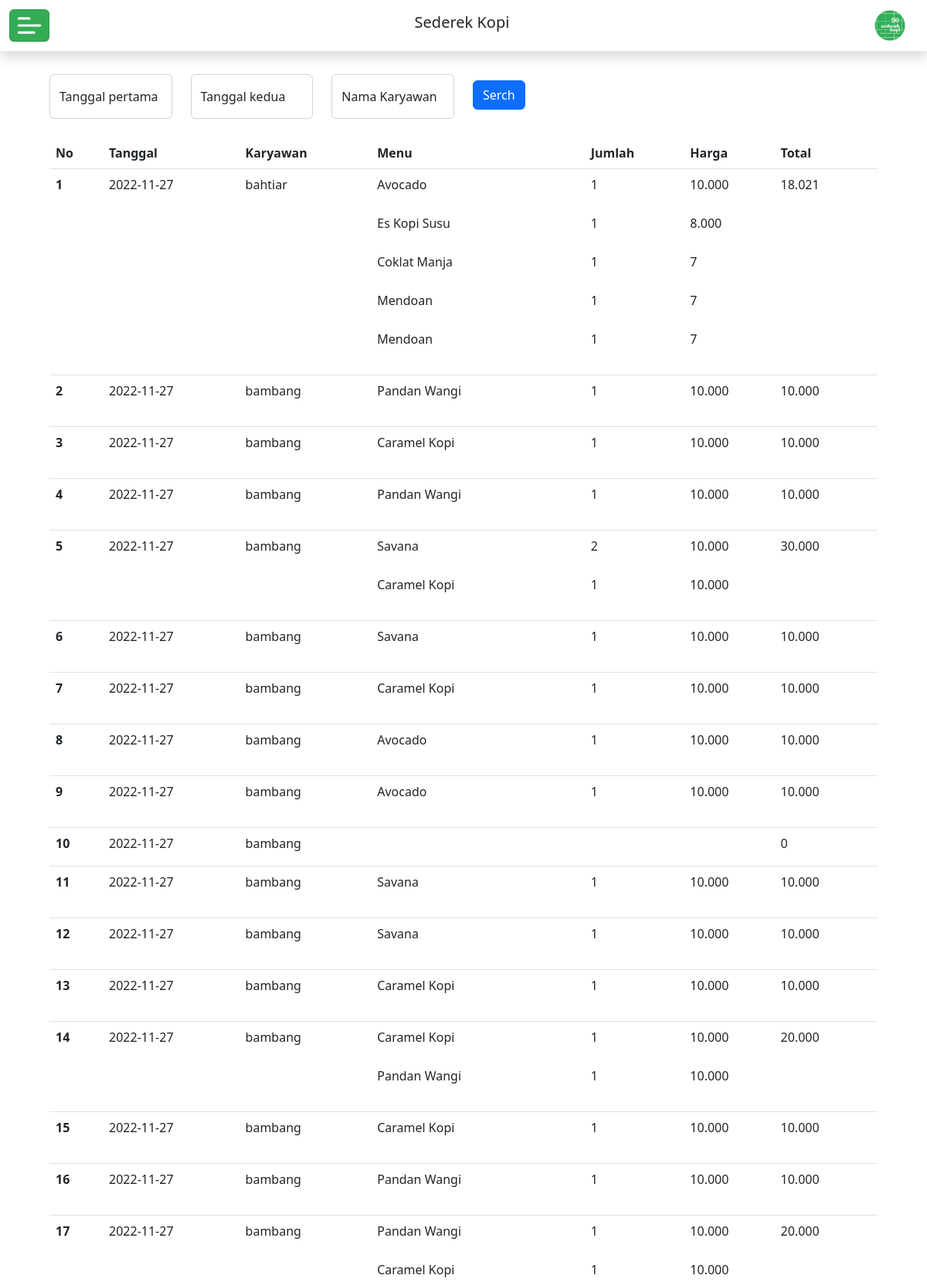
The app's page /karyawan/laporan/laporan_penjualan.php (upper part) with its own data.
### tables this page shows
CREATE TABLE `transaksi` (
  `id_transaksi` int(11) NOT NULL,
  `id_karyawan` int(11) NOT NULL,
  `nama_pelanggan` varchar(20) NOT NULL,
  `date` date NOT NULL,
  `total_bayar` int(11) NOT NULL,
  `status` varchar(8) NOT NULL
);

CREATE TABLE `karyawan` (
  `id_karyawan` int(11) NOT NULL,
  `nama_karyawan` varchar(30) NOT NULL,
  `jabatan` varchar(10) NOT NULL,
  `alamat` varchar(40) NOT NULL,
  `username` varchar(30) NOT NULL,
  `passwords` varchar(40) NOT NULL,
  `my_key` varchar(40) NOT NULL
);

CREATE TABLE `detail_transaksi` (
  `id_detail` int(11) NOT NULL,
  `id_menu` int(11) NOT NULL,
  `id_transaksi` int(11) NOT NULL,
  `jumlah` int(11) NOT NULL,
  `harga` int(11) NOT NULL
);

CREATE TABLE `menu` (
  `id_menu` int(11) NOT NULL,
  `nama_menu` varchar(50) NOT NULL,
  `id_ketegori` int(11) NOT NULL,
  `stok` int(11) NOT NULL,
  `harga` int(11) NOT NULL
);

### karyawan/laporan/laporan_penjualan.php (the view, shortened to what this page needs)
<?php
    require'../../koneksi/conn.php';
    if (!empty($first) AND !empty($second) and !empty($nama_pega)) {
        $result = mysqli_query($koneksi,"SELECT * FROM `transaksi` left join karyawan on karyawan.id_karyawan = transaksi.id_karyawan where karyawan.nama_karyawan = '$nama_pega' and status = 'selesai' AND date BETWEEN '$first' AND '$second'  ORDER BY `transaksi`.`id_transaksi` DESC;;");
    }else if (!empty($first) AND !empty($second)) {
        $result = mysqli_query($koneksi,"SELECT * FROM `transaksi` left join karyawan on karyawan.id_karyawan = transaksi.id_karyawan where status = 'selesai' AND date BETWEEN '$first' AND '$second'  ORDER BY `transaksi`.`id_transaksi` DESC;;");
    }else if (!empty($first) && !empty($nama_pega)) {
        $result = mysqli_query($koneksi,"SELECT * FROM `transaksi` left join karyawan on karyawan.id_karyawan = transaksi.id_karyawan where status = 'selesai' and date = '$first' and karyawan.nama_karyawan = '$nama_pega'  ORDER BY `transaksi`.`id_transaksi` DESC;");
    }else if (!empty($second)&& !empty($nama_pega)) {
        $result = mysqli_query($koneksi,"SELECT * FROM `transaksi` left join karyawan on karyawan.id_karyawan = transaksi.id_karyawan where status = 'selesai' and date = '$second'  and karyawan.nama_karyawan = '$nama_pega' ORDER BY `transaksi`.`id_transaksi` DESC;");
    }else if (!empty($first)) {
        $result = mysqli_query($koneksi,"SELECT * FROM `transaksi` left join karyawan on karyawan.id_karyawan = transaksi.id_karyawan where status = 'selesai' and date = '$first'  ORDER BY `transaksi`.`id_transaksi` DESC;");
    }else if (!empty($second)) {
        $result = mysqli_query($koneksi,"SELECT * FROM `transaksi` left join karyawan on karyawan.id_karyawan = transaksi.id_karyawan where status = 'selesai' and date = '$second'  ORDER BY `transaksi`.`id_transaksi` DESC;");
    }else if (!empty($nama_pega)) {
        $result = mysqli_query($koneksi,"SELECT * FROM `transaksi` left join karyawan on karyawan.id_karyawan = transaksi.id_karyawan where status = 'selesai' and karyawan.nama_karyawan = '$nama_pega'  ORDER BY `transaksi`.`id_transaksi` DESC;");
    }else {
        $result = mysqli_query($koneksi,"SELECT * FROM `transaksi` left join karyawan on karyawan.id_karyawan = transaksi.id_karyawan where status = 'selesai'  ORDER BY `transaksi`.`id_transaksi` DESC;");
    }
?>
<!doctype html>
<html lang="en">
<head>
    <link rel="stylesheet" href="../cssadmin.css">
    <link rel="stylesheet" href="https://cdn.jsdelivr.net/npm/vanillajs-datepicker@1.1.4/dist/css/datepicker.min.css" />
    <link href="https://cdn.jsdelivr.net/npm/bootstrap@5.2.0/dist/css/bootstrap.min.css" rel="stylesheet"
>
</head>
<body>
    <div>
        <nav class="navbar  fixed-top shadow mb-5  nav noPrint">
            <div class="container-fluid">
                <button class="navbar-toggler " type="button" data-bs-toggle="offcanvas"
                    data-bs-target="#offcanvasNavbar" aria-controls="offcanvasNavbar">
                    <span class="iconburger"><img src="../gambar/menu3.png"  alt=""></span>
                </button>
                <h5 class="" id="offcanvasNavbarLabel">Sederek Kopi</h5>
                <div class="navbar-brand">
                <img  src="../gambar/logo_Sk.PNG" alt="">
                </div>
            </div>
        </nav>
        <div class="row mt-5 px-3 pt-4 " style="margin:0; min-height : 100vh;">
            <div class="col mt-4 px-sm-5 px-0 mx-sm-auto  tablewidth" >
                <form action="#" method="POST"  class="noPrint">
                    <div class="row ">
                   <div class="col-12 col-md-2">
                       <div class="form-floating">
                           <input type="text" autocomplete="off" name="datefirst" class="datepicker_input form-control border-2" id="datepicker1"  placeholder="DD/MM/YYYY" />
                           <label for="datepicker1">Tanggal pertama</label>
                        </div>
                    </div>
                    <div class="col-12 col-md-2">
                    <div class="form-floating  ">
                    <input type="text"  autocomplete="off" name="datesecond" class="datepicker_input form-control border-2" id="datepicker1"  placeholder="DD/MM/YYYY" />
                    <label for="datepicker1">Tanggal kedua</label>
                    </div>
                    </div>
                     <div class="col-12 col-md-2 ">
                        <div class="form-floating mb-4 ">
                            <input type="text"  autocomplete="off"  name="nama_pegawai"  class=" form-control border-2" id="datepicker1"  placeholder="DD/MM/YYYY" />
                            <label for="datepicker1">Nama Karyawan</label>
                        </div>
                    </div>
                    <div class="col-12 col-md-2 mx-md-0 mx-auto">
                            <button type="submit" name="submit" class="btn btn-primary my-2">Serch</button>
                    </div>
                </div>
                </form>
<div style="  width: 100%;" class="tables">
  <table class="table" id="myTable" style=" size: 1px;">
                    <thead>
                        <tr>
                            <th scope="col">No</th>
                            <th scope="col">Tanggal</th>
                            <th scope="col">Karyawan</th>
                            <th scope="col">Menu</th>
                            <th scope="col">Jumlah</th>
                            <th scope="col">Harga</th>
                            <th scope="col">Total</th>
                        </tr>
                    </thead>
                    <tbody>
                        <?php
                       $counter = 1;
                       while($row = mysqli_fetch_array($result)){ ?>
                        <tr>
                            <th scope="row"><?= $counter  ?></th>
                            <td><?= $row['date'] ?></td>
                            <td><?= $row['nama_karyawan'] ?></td>
                            <td>
                                <table >
                                    <?php
                            $where = $row['id_transaksi'] ;
                            $resultmenu = mysqli_query($koneksi,"SELECT * FROM `menu` LEFT join detail_transaksi on detail_transaksi.id_menu=menu.id_menu where detail_transaksi.id_transaksi = $where;");
                            while($rowmenu = mysqli_fetch_array($resultmenu)){ ?>
                                    <tr>
                                        <td>
                                            <?= $rowmenu['nama_menu'] ?>
                                        </td>
                                    </tr>
                                    <?php } ?>
                                </table>
                            </td>
                            <td>
                                <table >
                                    <?php
                          $where = $row['id_transaksi'] ;
                          $resultmenu = mysqli_query($koneksi,"SELECT * FROM `menu` LEFT join detail_transaksi on detail_transaksi.id_menu=menu.id_menu where detail_transaksi.id_transaksi = $where;");
                          while($rowmenu = mysqli_fetch_array($resultmenu)){ ?>
                                    <tr>
                                        <td>
                                            <?= $rowmenu['jumlah'] ?>
                                        </td>
                                    </tr>
                                    <?php } ?>
                                </table>
                            </td>
                            <td>
                                <table style="">
                                    <?php
                          $where = $row['id_transaksi'] ;
                          $resultmenu = mysqli_query($koneksi,"SELECT * FROM `menu` LEFT join detail_transaksi on detail_transaksi.id_menu=menu.id_menu where detail_transaksi.id_transaksi = $where;");
                          while($rowmenu = mysqli_fetch_array($resultmenu)){ ?>
                                    <tr>
                                        <td>
                                            <?= number_format($rowmenu['harga']      , 0, '', '.') ?>
                                        </td>
                                    </tr>
                                    <?php } ?>
                                </table>
                            </td>
                            <td> <?= number_format($row['total_bayar']    , 0, '', '.') ; ?></td>
                        </tr>
                        <?php
                    $counter++;
                } ?>
                    </tbody>
                </table>
</div>
            </div>
        </div>
</body>
</html>

### karyawan/cssadmin.css (style rules this page uses)
* { padding: 0px; margin: 0px; }
body { max-height: 100vh; height: 100%; margin: 0; }
td { height: 50px; vertical-align: middle; }
tbody td { margin: auto; }
td { text-align: left; vertical-align: top; }
* { scrollbar-width: none; scrollbar-color: #000000 #a77b7b; }

### karyawan/laporan/laporan_penjualan.php (style rules this page uses)
.nav { background-color: white; }
.container-fluid img { width: 40px; }
.navbar-toggler { background-color: #34ac54; }
.navbar-toggler { padding: 0px 5px 0px 5px; }
.tablewidth { display: block; width: 65%; }
.tables { font-size: medium; }

### records on screen
transaksi: date "2022-11-27", id_karyawan.nama_karyawan "bahtiar", total_bayar "18.021"
detail_transaksi: id_menu.nama_menu "Avocado", jumlah "1", harga "10.000"
detail_transaksi: id_menu.nama_menu "Es Kopi Susu", jumlah "1", harga "8.000"
detail_transaksi: id_menu.nama_menu "Coklat Manja", jumlah "1", harga "7"
detail_transaksi: id_menu.nama_menu "Mendoan", jumlah "1", harga "7"
detail_transaksi: id_menu.nama_menu "Mendoan", jumlah "1", harga "7"
transaksi: date "2022-11-27", id_karyawan.nama_karyawan "bambang", total_bayar "10.000"
detail_transaksi: id_menu.nama_menu "Pandan Wangi", jumlah "1", harga "10.000"
transaksi: date "2022-11-27", id_karyawan.nama_karyawan "bambang", total_bayar "10.000"
detail_transaksi: id_menu.nama_menu "Caramel Kopi", jumlah "1", harga "10.000"
transaksi: date "2022-11-27", id_karyawan.nama_karyawan "bambang", total_bayar "10.000"
detail_transaksi: id_menu.nama_menu "Pandan Wangi", jumlah "1", harga "10.000"
transaksi: date "2022-11-27", id_karyawan.nama_karyawan "bambang", total_bayar "30.000"
detail_transaksi: id_menu.nama_menu "Savana", jumlah "2", harga "10.000"
detail_transaksi: id_menu.nama_menu "Caramel Kopi", jumlah "1", harga "10.000"
transaksi: date "2022-11-27", id_karyawan.nama_karyawan "bambang", total_bayar "10.000"
detail_transaksi: id_menu.nama_menu "Savana", jumlah "1", harga "10.000"
transaksi: date "2022-11-27", id_karyawan.nama_karyawan "bambang", total_bayar "10.000"
detail_transaksi: id_menu.nama_menu "Caramel Kopi", jumlah "1", harga "10.000"
transaksi: date "2022-11-27", id_karyawan.nama_karyawan "bambang", total_bayar "10.000"
detail_transaksi: id_menu.nama_menu "Avocado", jumlah "1", harga "10.000"
transaksi: date "2022-11-27", id_karyawan.nama_karyawan "bambang", total_bayar "10.000"
detail_transaksi: id_menu.nama_menu "Avocado", jumlah "1", harga "10.000"
transaksi: date "2022-11-27", id_karyawan.nama_karyawan "bambang", total_bayar "0"
transaksi: date "2022-11-27", id_karyawan.nama_karyawan "bambang", total_bayar "10.000"
detail_transaksi: id_menu.nama_menu "Savana", jumlah "1", harga "10.000"
transaksi: date "2022-11-27", id_karyawan.nama_karyawan "bambang", total_bayar "10.000"
detail_transaksi: id_menu.nama_menu "Savana", jumlah "1", harga "10.000"
transaksi: date "2022-11-27", id_karyawan.nama_karyawan "bambang", total_bayar "10.000"
detail_transaksi: id_menu.nama_menu "Caramel Kopi", jumlah "1", harga "10.000"
transaksi: date "2022-11-27", id_karyawan.nama_karyawan "bambang", total_bayar "20.000"
detail_transaksi: id_menu.nama_menu "Caramel Kopi", jumlah "1", harga "10.000"
detail_transaksi: id_menu.nama_menu "Pandan Wangi", jumlah "1", harga "10.000"
transaksi: date "2022-11-27", id_karyawan.nama_karyawan "bambang", total_bayar "10.000"
detail_transaksi: id_menu.nama_menu "Caramel Kopi", jumlah "1", harga "10.000"
transaksi: date "2022-11-27", id_karyawan.nama_karyawan "bambang", total_bayar "10.000"
detail_transaksi: id_menu.nama_menu "Pandan Wangi", jumlah "1", harga "10.000"
transaksi: date "2022-11-27", id_karyawan.nama_karyawan "bambang", total_bayar "20.000"
detail_transaksi: id_menu.nama_menu "Pandan Wangi", jumlah "1", harga "10.000"
detail_transaksi: id_menu.nama_menu "Caramel Kopi", jumlah "1", harga "10.000"
